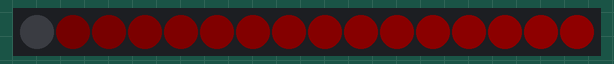
Simulated run of this sketch. Board: Arduino Uno, built with avr-gcc and run on an emulated ATmega328P. On the bench: 16 RGB LEDs in strip order, left to right. Dim RGB values are drawn brighter than linear.

Above: at 0.01 s.
At 4.92 s:
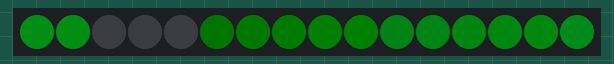
At 9.83 s:
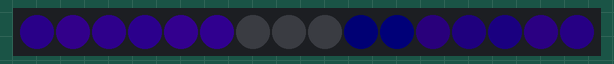
At 19.64 s:
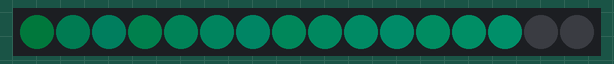
At 29.46 s:
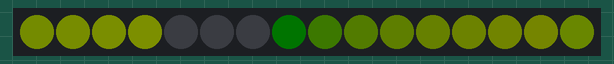
At 39.28 s:
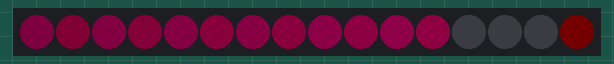

The sketch:

gemma_neopixel16ring_rainbow_cycle.ino
```cpp
// Rainbow color cycle for Adafruit GEMMA + 16 LED NeoPixel ring

#include <Adafruit_NeoPixel.h>

Adafruit_NeoPixel strip = Adafruit_NeoPixel(16, 0);

uint8_t brightness = 255;
uint32_t hue = 0, saturation = 255;

const uint8_t CYCLE_DELAY = 50;

uint8_t pixel_shift = 0;

// Modified HSV->RGB function
// Original: http://stackoverflow.com/questions/3018313/algorithm-to-convert-rgb-to-hsv-and-hsv-to-rgb-in-range-0-255-for-both
//
uint32_t ComputeColor(uint32_t h, uint32_t s, uint32_t v)
{
  uint8_t region, p, q, t;
  uint32_t remainder;

  if (saturation == 0)
  {
    return strip.Color(v, v, v);
  }

  region = h / 43;
  remainder = (h - (region * 43)) * 6;

  p = (v * (255 - s)) >> 8;
  q = (v * (255 - ((s * remainder) >> 8))) >> 8;
  t = (v * (255 - ((s * (255 - remainder)) >> 8))) >> 8;

  switch (region)
  {
    case 0:
        return strip.Color(v, t, p);
    case 1:
        return strip.Color(q, v, p);
    case 2:
        return strip.Color(p, v, t);
    case 3:
        return strip.Color(p, q, v);
    case 4:
        return strip.Color(t, p, v);
    default:
        return strip.Color(v, p, q);
  }
}

void setup()
{
  strip.begin();
  strip.setBrightness(brightness);
  strip.show();
}

void loop()
{
  uint8_t curr_pixel = pixel_shift;
  for (uint8_t i = 0; i < strip.numPixels(); i++) {
    strip.setPixelColor(curr_pixel, ComputeColor(hue, saturation, i));
    if (curr_pixel++ > strip.numPixels()) {
      curr_pixel = 0;
    }
  }
  strip.show();

  if (pixel_shift++ > strip.numPixels()) {
    pixel_shift = 0;
  }

  if (hue++ > 256) {
    hue = 0;
  }

  delay(CYCLE_DELAY);
}
```
